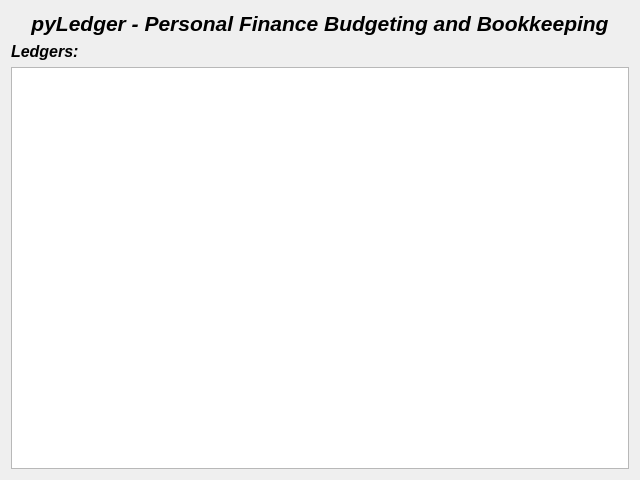
<?xml version="1.0" encoding="UTF-8"?>
<ui version="4.0">
 <class>Form</class>
 <widget class="QWidget" name="Form">
  <property name="geometry">
   <rect>
    <x>0</x>
    <y>0</y>
    <width>640</width>
    <height>480</height>
   </rect>
  </property>
  <property name="sizePolicy">
   <sizepolicy hsizetype="Minimum" vsizetype="Minimum">
    <horstretch>0</horstretch>
    <verstretch>0</verstretch>
   </sizepolicy>
  </property>
  <property name="minimumSize">
   <size>
    <width>640</width>
    <height>480</height>
   </size>
  </property>
  <property name="maximumSize">
   <size>
    <width>640</width>
    <height>480</height>
   </size>
  </property>
  <property name="windowTitle">
   <string>Form</string>
  </property>
  <layout class="QVBoxLayout" name="verticalLayout">
   <item>
    <widget class="QLabel" name="label">
     <property name="sizePolicy">
      <sizepolicy hsizetype="Minimum" vsizetype="Minimum">
       <horstretch>0</horstretch>
       <verstretch>0</verstretch>
      </sizepolicy>
     </property>
     <property name="font">
      <font>
       <pointsize>16</pointsize>
       <weight>75</weight>
       <italic>true</italic>
       <bold>true</bold>
      </font>
     </property>
     <property name="text">
      <string>pyLedger - Personal Finance Budgeting and Bookkeeping</string>
     </property>
     <property name="alignment">
      <set>Qt::AlignCenter</set>
     </property>
    </widget>
   </item>
   <item>
    <widget class="QLabel" name="label_2">
     <property name="sizePolicy">
      <sizepolicy hsizetype="Minimum" vsizetype="Minimum">
       <horstretch>0</horstretch>
       <verstretch>0</verstretch>
      </sizepolicy>
     </property>
     <property name="font">
      <font>
       <pointsize>12</pointsize>
       <weight>75</weight>
       <italic>true</italic>
       <bold>true</bold>
      </font>
     </property>
     <property name="text">
      <string>Ledgers:</string>
     </property>
    </widget>
   </item>
   <item>
    <widget class="QListWidget" name="listWidget">
     <property name="sizePolicy">
      <sizepolicy hsizetype="Minimum" vsizetype="Expanding">
       <horstretch>0</horstretch>
       <verstretch>0</verstretch>
      </sizepolicy>
     </property>
     <property name="font">
      <font>
       <pointsize>14</pointsize>
       <weight>50</weight>
       <italic>false</italic>
       <bold>false</bold>
      </font>
     </property>
     <property name="contextMenuPolicy">
      <enum>Qt::CustomContextMenu</enum>
     </property>
     <property name="spacing">
      <number>6</number>
     </property>
    </widget>
   </item>
  </layout>
 </widget>
 <resources/>
 <connections/>
</ui>
